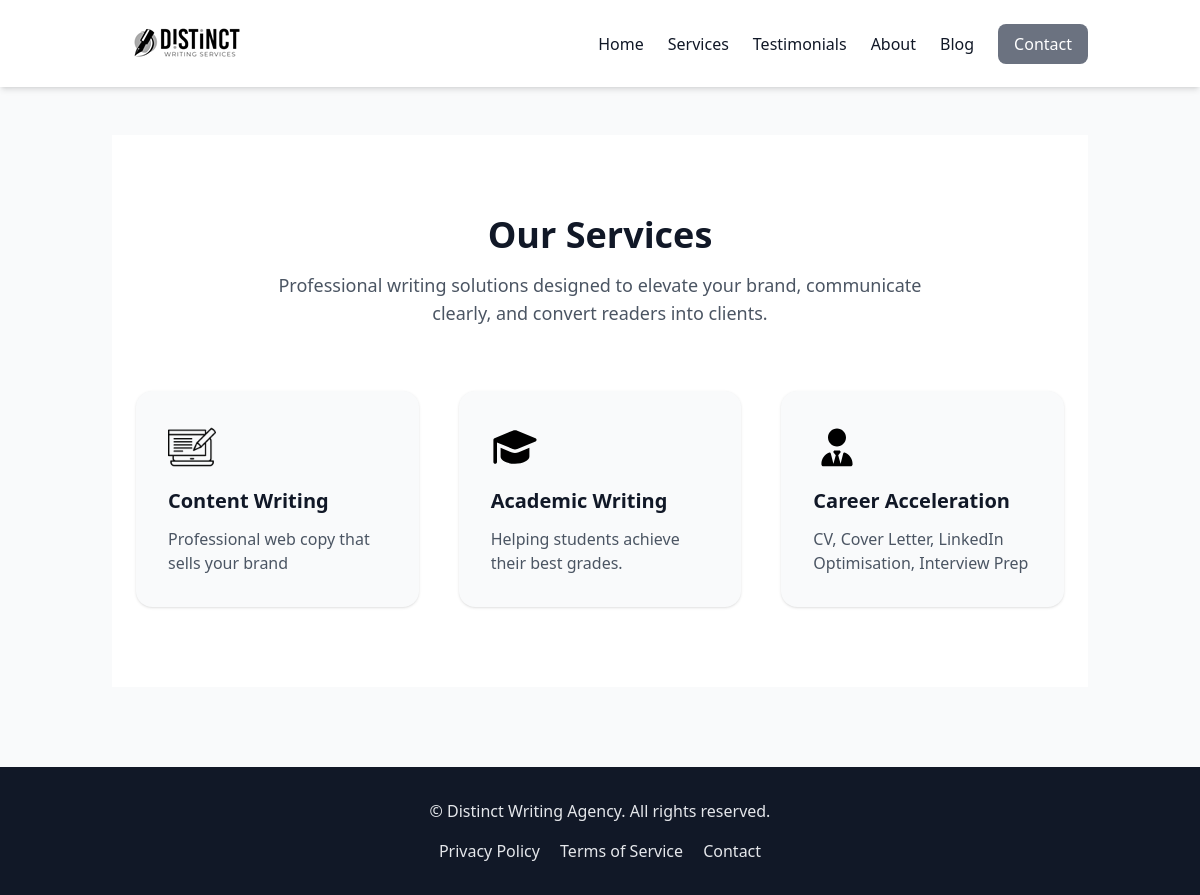
Page /services/ on the committed database.
### website/models.py (models this page shows, shortened)
class Service(models.Model):
    title = models.CharField(max_length=100) # Short title of the service
    description = models.TextField()         # Detailed explanation of the service
    icon = models.FileField(
        upload_to="services/icons",
        blank=True,
        null=True,
        validators=[validate_file_type],
        help_text="Optional icon for the service (SVG, PNG, or JPG recommended)."
    )

### website/views.py (the view)
# urls.py: path('services/', views.services, name='services'),
def services(request):
    services = Service.objects.all()
    return render(request, "services.html", {
        "services": services
    })

### website/templates/services.html (shortened to what this page needs)
{% extends "base.html" %}
{% block content %}
<section class="bg-white py-20">
    <div class="max-w-7xl mx-auto px-6">
         <div class="text-center mb-16">
            <h1 class="text-4xl font-extrabold text-gray-900 mb-4">
                Our Services
            </h1>
            <p class="text-lg text-gray-600 max-w-2xl mx-auto">
                Professional writing solutions designed to elevate your brand,
                communicate clearly, and convert readers into clients.
            </p>
         </div>
          <div class="grid grid-cols-1 md:grid-cols-2 lg:grid-cols-3 gap-10">
            {% for service in services %}
            <div class="bg-gray-50 rounded-2xl shadow p-8 hover:shadow-lg transition">
                 {% if service.icon %}
                 <img src="{{ service.icon.url }}"
                      alt="{{ service.title }}"
                      class="h-12 mb-4">
                 {% endif %}
                 <h3 class="text-xl font-semibold mb-3">
                    {{ service.title }}
                 </h3>
                 <p class="text-gray-600">
                    {{ service.description }}
                 </p>
            </div>
            {% empty %}
            <p class="text-gray-500 col-span-full text-center">
                No services have been added yet.
            </p>
            {% endfor %}
          </div>
    </div>
</section>
{% endblock %}

### rows in the picture
Service: icon (picture), title "Content Writing", description "Professional web copy that sells your brand"
Service: icon (picture), title "Academic Writing", description "Helping students achieve their best grades."
Service: icon (picture), title "Career Acceleration", description "CV, Cover Letter, LinkedIn Optimisation, Interview Prep"
